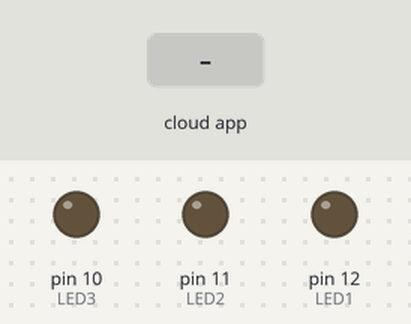
Simulated run of this sketch. Board: Arduino Uno, built with avr-gcc and run on an emulated ATmega328P. Shown: output pins drawn as LEDs (lit = HIGH). Inputs (shaded band) come from the test bench. The ROS host is connected and sends only what is stated.

Above: at 1.2 s.
1.3 s: the phone or cloud app sets score to 0
At 1.6 s:
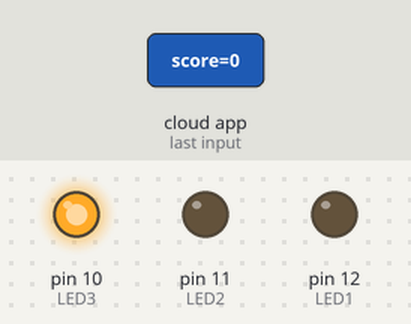
2.8 s: the phone or cloud app sets score to 1
At 3.9 s:
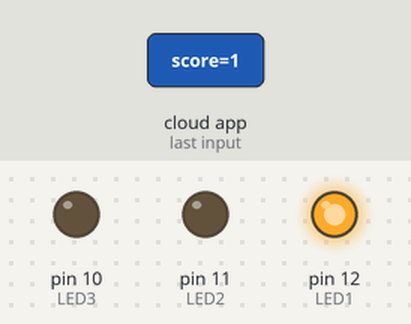
Timing chart, 0 to 5.8 s (numbered marks = the images above; inputs shaded):
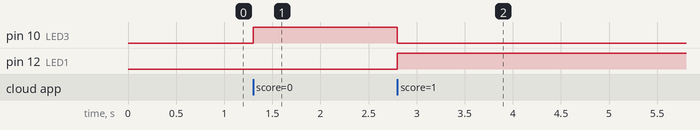

Measured:
- after the input at 1.3 s, pin 10 (LED3): LOW → HIGH at once
- after the input at 2.8 s, pin 10 (LED3): HIGH → LOW at once; pin 12 (LED1): LOW → HIGH at once

The sketch:

test_light.ino
```cpp
/*
 * rosserial Subscriber Example
 * Blinks an LED on callback
 */

#include <ros.h>
#include <std_msgs/Empty.h>
#include <std_msgs/String.h>
#include <std_msgs/Int8.h>

int LED1 = 12;
int LED2 = 11;
int LED3 = 10;

ros::NodeHandle  nh;

void messageCb( const std_msgs::Empty& toggle_msg){
  digitalWrite(11, HIGH-digitalRead(11));   // blink the led
}


void changeSentiment( const std_msgs::Int8& toggle_msg){
  if(toggle_msg.data > 0){
    if(digitalRead(LED1) == 0) {
       digitalWrite(LED1, HIGH);   // blink the led
    }
    digitalWrite(LED2, LOW);   // Turn led low
    digitalWrite(LED3, LOW);   // Turn led low
  }
  else if ( toggle_msg.data < 0){
    if(digitalRead(LED2) == LOW){
        digitalWrite(LED2, HIGH);   // blink the led
    }
    digitalWrite(LED1, LOW);   // Turn led low
    digitalWrite(LED3, LOW);   // Turn led low

  }  else {

    if(digitalRead(LED3) == LOW){
      digitalWrite(LED3, HIGH);  // blink the led
    }
    digitalWrite(LED1, LOW);   // blink the led
   digitalWrite(LED2, LOW);   // blink the led


  }

}
//ros::Subscriber<std_msgs::Empty> sub("toggle_led", &messageCb );
//ros::Subscriber<std_msgs::String> sub("voice_chatter", &messageCb );
ros::Subscriber<std_msgs::Int8> sub("score", &changeSentiment );

void setup()
{

  pinMode(12, OUTPUT);
  pinMode(11, OUTPUT);
  pinMode(10, OUTPUT);

  nh.initNode();
  nh.subscribe(sub);
}

void loop()
{
  nh.spinOnce();
  delay(1);
}
```
